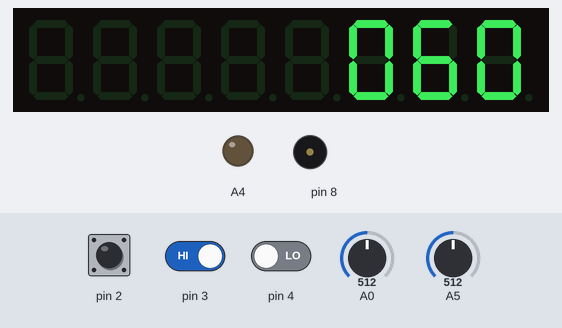
Recording of a sketch running on a simulated Arduino Uno, built for the host (arithmetic inside an expression is 32-bit, double 64-bit). Shown: 8-digit seven-segment display, output pins drawn as LEDs (lit = HIGH), buzzer (waves = sounding). Dashed ring = blinking. The inputs (shaded band) are chosen by the test bench; at power-on: pin 2 HIGH, pin 3 HIGH, A0 = 512, pin 4 LOW, A5 = 512.

Above: at 1.2 s.
1.3 s: pin 2 pulled LOW for 0.15 s
At 2.4 s:
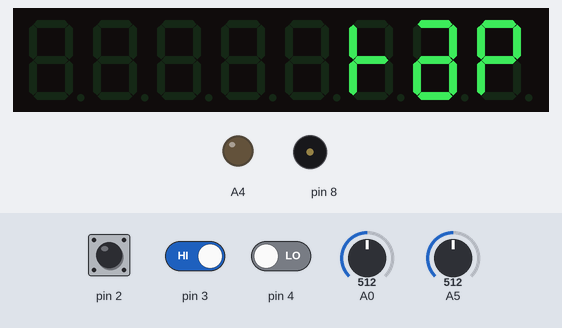
2.9 s: pin 2 pulled LOW for 1 s
At 4.49 s:
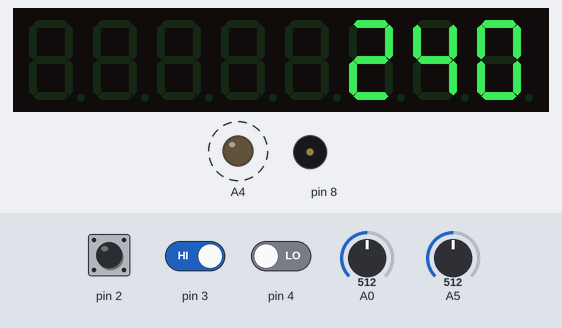
4.5 s: pin 3 driven LOW
At 4.82 s:
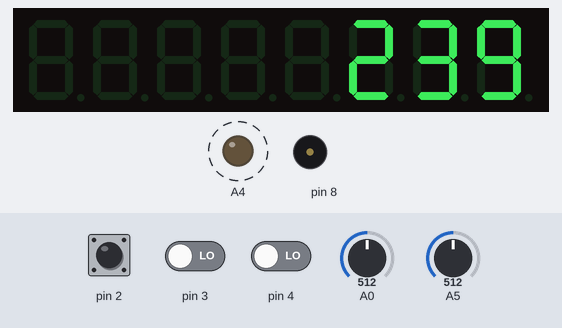
6.0 s: pin 2 pulled LOW for 3.2 s
At 7.2 s:
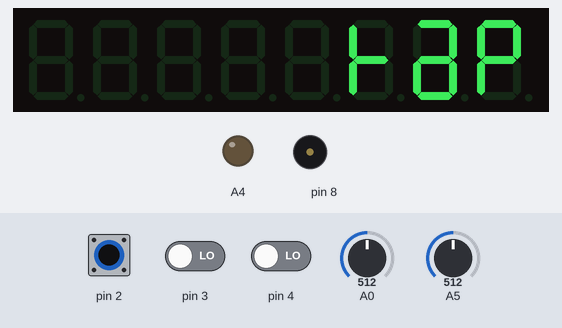
10.7 s: pin 2 pulled LOW for 0.15 s
At 11.0 s:
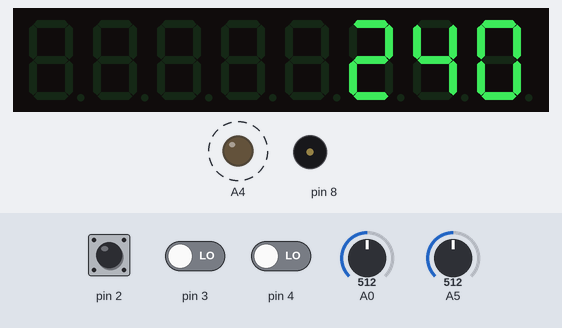
11.4 s: A0 set to 716
Timing chart, 0 to 13.9 s (numbered marks = the images above; inputs shaded):
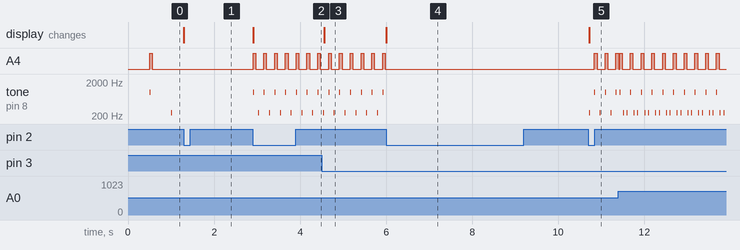

The sketch:

tapotron.ino
```cpp
#include "LedControl.h" // Display library
LedControl lc=LedControl(7,6,5,1); // Display connexions

// Display variables
int Var;
int Ones;
int Tens;
int Hundreds;

// Encoder variables
volatile int Counter=60;
unsigned long Last_Run=0;
unsigned long Current=0;
unsigned long Previous=0;

// Tempos variables
int Period=1000;
byte State0=1;
byte State1=1;
byte State2=1;
byte State3=1;

// Button interruption variables
volatile bool ValButton=false;
unsigned long LastButton=0;

// Sub-tempos selector variable
int Select=0;

// Tap variables
int Piezo=0;
int ThresP=40;
int PState=0;
int DebounceP=50;
unsigned long StartTap=0;
unsigned long EndTap=0;
unsigned long Interval=0;

// SETUP
void setup() {

  pinMode(3,INPUT);
  attachInterrupt(digitalPinToInterrupt(3), Encoder, LOW);
  pinMode(2,INPUT_PULLUP);
  attachInterrupt(digitalPinToInterrupt(2), Button, FALLING);

  pinMode(8,OUTPUT);
  pinMode(A4,OUTPUT);

  // Display init
    lc.shutdown(0,false); // WakeUp
    lc.setIntensity(0,15);// Brightness
    lc.clearDisplay(0);   // Reset
}

// Encoder interruption
void Encoder(){

  if (millis()-Last_Run>10){
    Last_Run=millis();

    if (digitalRead(4)==1){
      if(Counter<241) Counter++;
      if(Counter==241) Counter=40;
    }

    if (digitalRead(4)==0){
      if (Counter>39) Counter--;
      if(Counter==39) Counter=240;
    }
  }
}

// Button interruption (entering Tap mode)
void Button(){
  if (millis()-LastButton>500){
    LastButton=millis();
    ValButton=!ValButton;
  }
}

// Sub-tempos selection function
void SelecTempo() {

Display();

if (millis() - Previous > 60) digitalWrite (A4, LOW); //Flash length


Select=analogRead(0)/300;
    switch(Select){

    case 0:
    Tempo0();
    break;

    case 1:

    Tempo1();
    break;

    case 2:
    Tempo2();
    break;

    case 3:
    Tempo3();
    break;

    }
  }

// Tempos function
void Tempo0() {

  Period=60000/Counter;

  unsigned long Current = millis();
  if (Current - Previous >= Period) {
    Previous = Current;

      State0 = 1;
      tone(8,1000,20);
      digitalWrite (A4,HIGH);
   }
}

void Tempo1() {

  Period=30000/Counter;

  unsigned long Current = millis();
  if (Current - Previous >= Period) {
    Previous = Current;

    if (State1 == 1) {
      State1 = 2;
      tone(8,1000,20);
      digitalWrite (A4,HIGH);
    }
    else if (State1 == 2) {
      State1 = 1;
      tone(8,250,20);
    }
  }
}

void Tempo2() {

  Period=20000/Counter;

  unsigned long Current = millis();
  if (Current - Previous >= Period) {
    Previous = Current;

    if (State2 == 1) {
      State2 = 2;
      tone(8,1000,20);
      digitalWrite (A4,HIGH);
    }
    else if (State2 == 2) {
      State2 = 3;
      tone(8,250,20);
    }
    else if (State2 == 3) {
      State2 = 1;
      tone(8,250,20);
    }
  }
}

void Tempo3() {

  Period=15000/Counter;

  unsigned long Current = millis();
  if (Current - Previous >= Period) {
    Previous = Current;

    if (State3 == 1) {
      State3 = 2;
      tone(8,1000,20);
      digitalWrite (A4,HIGH);
    }
    else if (State3 == 2) {
      State3 = 3;
      tone(8,250,20);
    }
    else if (State3 == 3) {
      State3 = 4;
      tone(8,250,20);
    }
    else if (State3 == 4) {
      State3 = 1;
      tone(8,250,20);
    }
  }
}

// Display function
void Display(){

  Var=Counter;
  Ones=Var%10;
  Var=Var/10;
  Tens=Var%10;
  Hundreds=Var/10;

    lc.setDigit(0,2,(byte)Hundreds,false);
    lc.setDigit(0,1,(byte)Tens,false);
    lc.setDigit(0,0,(byte)Ones,false);

}

// Tap function
void Tap(){
   if(ValButton==1){        // Word display
      lc.setRow(0,0,0x67);  // t
      lc.setRow(0,1,0x7D);  // a
      lc.setRow(0,2,0x7);   // p
   }

  while(ValButton==1){

    Piezo = analogRead(A5);

      if (Piezo > ThresP && PState == 0) {
        PState = 1;
        StartTap = millis();
        Interval = StartTap-EndTap;
        Counter = 60000/(float)Interval;
        Counter = constrain(Counter,40,240);
        delay(DebounceP);
        }
      else if (Piezo > ThresP && PState == 1){
        PState = 0;
        EndTap = millis();
        Interval = EndTap-StartTap;
        Counter = 60000/(float)Interval;
        Counter = constrain(Counter,40,240);
        delay(DebounceP);
        }
    }
  }

// LOOP
void loop() {
  Tap();
  SelecTempo();
}
```

Measured:
- after the input at 1.3 s, A4: stops changing and stays LOW; tone on pin 8: stops changing and stays silent; the display: changes at once (image 1)
- after the input at 2.9 s, A4: alternates HIGH for 0.06 s and LOW for 0.19 s, starting at once; tone on pin 8: silent → 1000 Hz at once, then repeats every 0.25 s: silent 0.10 s, 250 Hz 0.02 s, silent 0.10 s, 1000 Hz 0.02 s; the display: changes at once (image 2)
- after the input at 4.5 s, the display: changes after 0.06 s (image 3)
- after the input at 6.0 s, A4: stops changing and stays LOW; tone on pin 8: stops changing and stays silent; the display: changes at once (image 4)
- after the input at 10.7 s, A4: alternates HIGH for 0.06 s and LOW for 0.19 s, starting after 0.14 s; tone on pin 8: silent → 250 Hz at once, then repeats every 0.25 s: silent 0.10 s, 1000 Hz 0.02 s, silent 0.11 s, 250 Hz 0.02 s; the display: changes at once (image 5)
